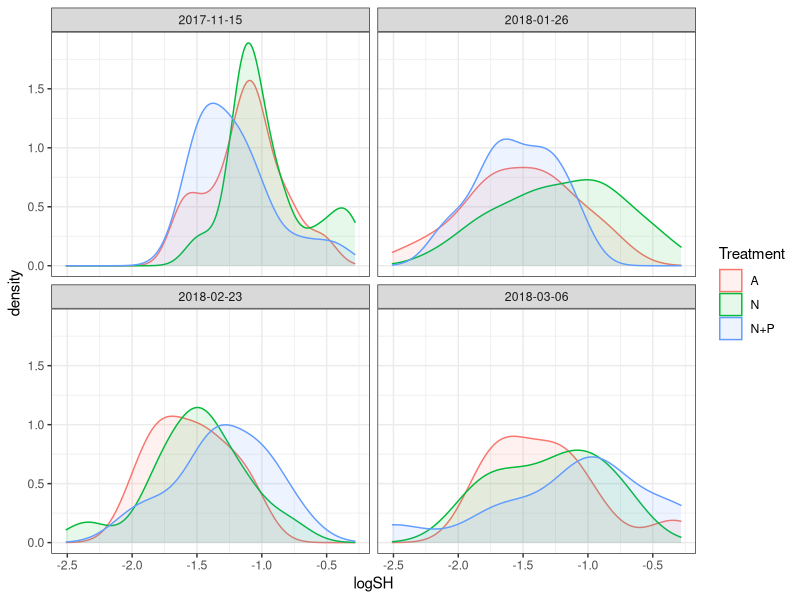
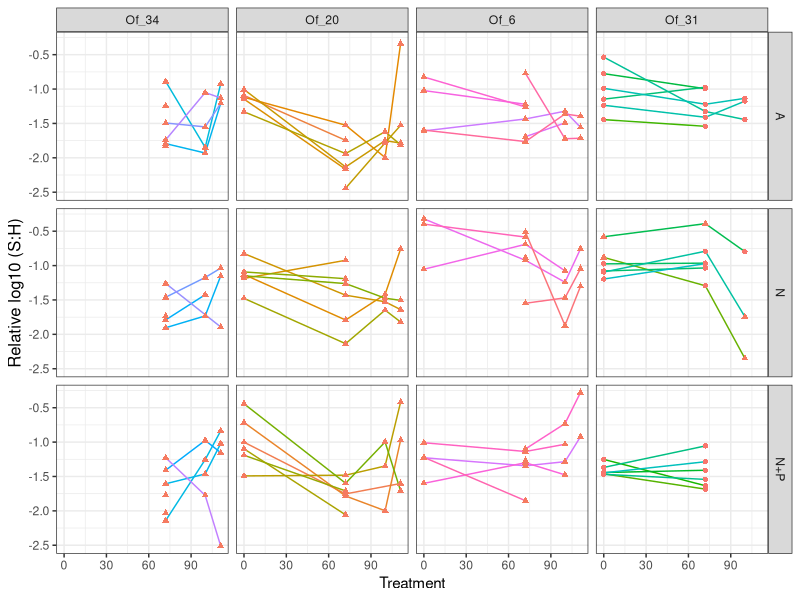
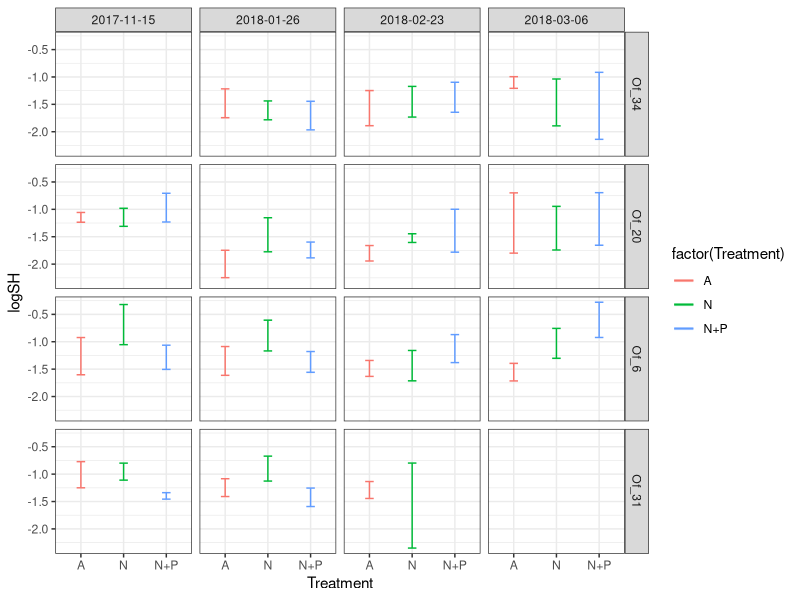
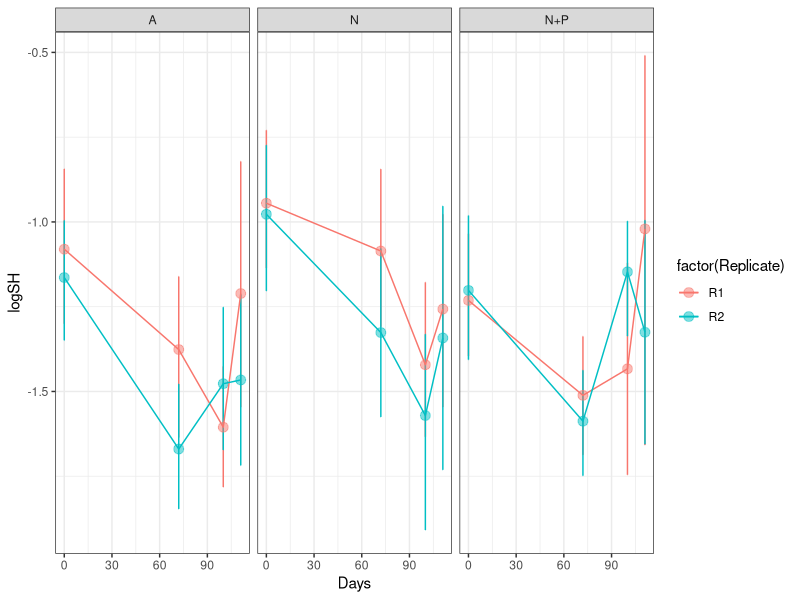
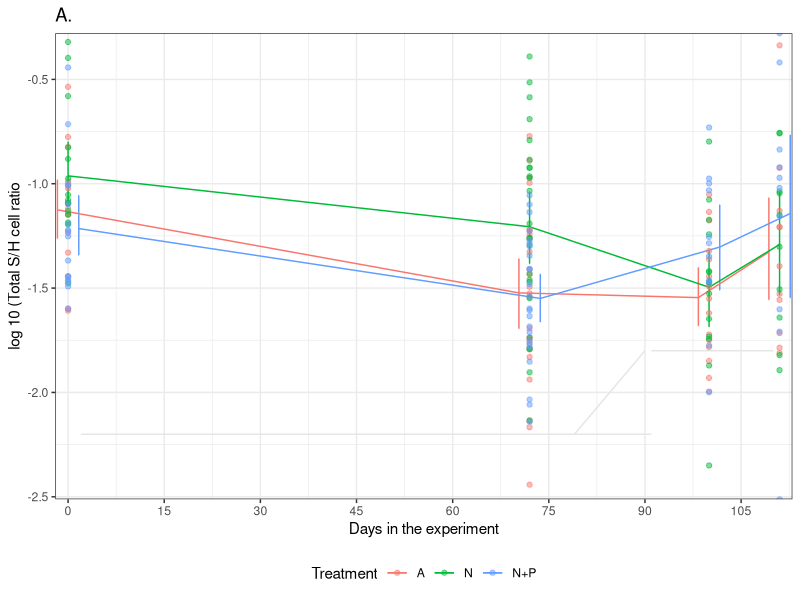
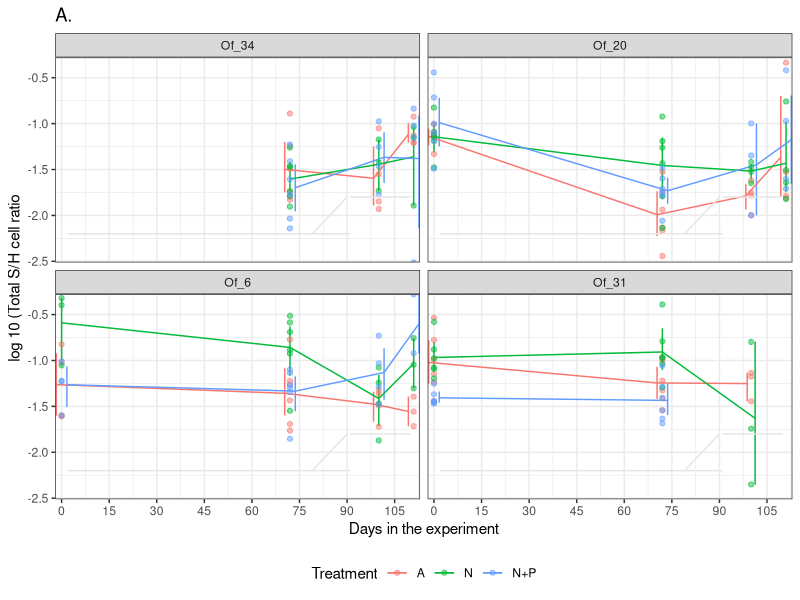
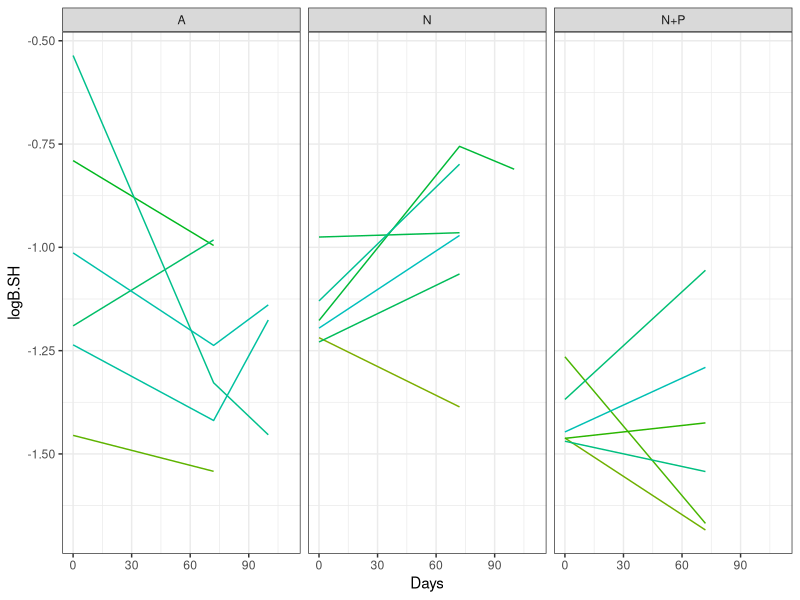
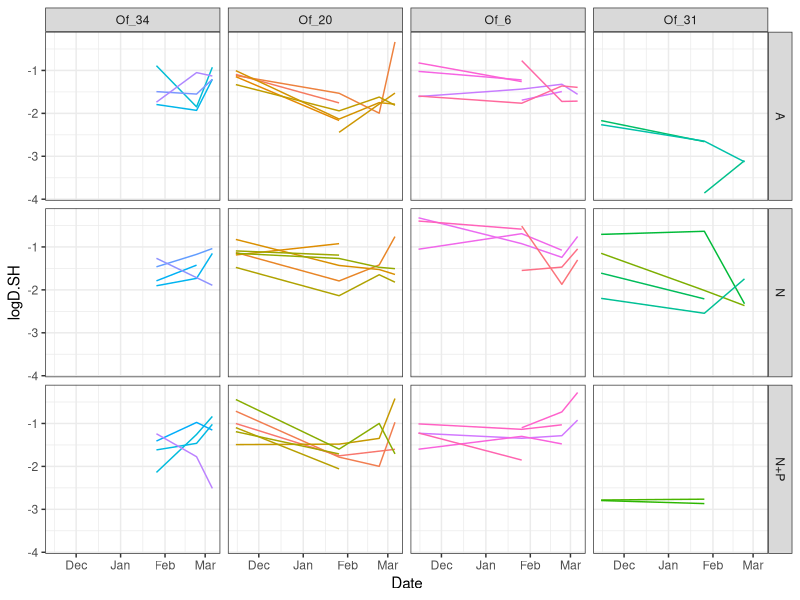

Write R code to recreate these figures, in order. (Note: this script raises an error after producing the figures.)
## ---- chunk 1
knitr::opts_chunk$set(echo = TRUE, warning=FALSE, message=FALSE)
## ---- chunk 2

# Get all libraries and sources required to run the script
        library(plyr)
        library(dplyr)
        library(reshape2)
       
        library(ggplot2)
        library(ggthemes)
        library(scales)

        library(lme4)
        library(lmerTest)
        library(emmeans)

# Default ggplot settings

    Fill.colour<-scale_colour_manual(values = c("black", "gray70", "gray35"))

    ggthe_bw<-theme(plot.background=element_blank(),
          panel.grid.major.y = element_blank(),
          panel.grid.major.x = element_blank(),
          panel.grid.minor.x = element_blank(),
          panel.grid.minor.y = element_blank(),
          legend.box.background = element_rect(),
          panel.background =element_rect(fill = NA, color = "black")
          )+
    theme_bw()

## ---- chunk 3

qPCR.variables  <- read.csv("Outputs/Ofav_SH_cell_ratio.csv", header = T)

    qPCR.blastate<-qPCR.variables[((qPCR.variables$Date=="2018-02-05") |
                                     (qPCR.variables$Date=="2018-03-08")), ]
      
    qPCR.variables <- droplevels(qPCR.variables[!rownames(qPCR.variables) %in% rownames(qPCR.blastate), ])  

qPCR.variables<-subset(qPCR.variables, Date!="2017-12-15") # One month in nutrients

# Variable types 
str(qPCR.variables)
  qPCR.variables$Genotype<-factor(qPCR.variables$Genotype, 
                                  levels=c("Of_34", "Of_20", "Of_6", "Of_31"))
  qPCR.variables$DaysF<-as.factor(qPCR.variables$Days)
  qPCR.variables$Date<-as.Date(qPCR.variables$Date)
  
  summary(qPCR.variables)
## ---- chunk 4

ggplot(qPCR.variables, aes(logSH, fill = Treatment , colour = Treatment)) +
 geom_density(alpha = 0.1) + facet_wrap(~Date) + ggthe_bw
  # 
  
## ---- chunk 5
logSHColony <- ggplot(qPCR.variables, aes(Days, logSH)) +
  geom_line(aes(colour=Fragment))+geom_point(aes(shape=factor(Community), colour=factor(Community)))+
  # geom_jitter(aes(colour=factor(Replicate))) +
      # stat_summary(fun.data = "mean_cl_boot",geom = "errorbar", width = 0.2)+
      #stat_summary(fun.y=mean, geom="point", size =3, alpha=0.5) +
      # stat_summary(fun.y=mean, geom="line", size =1, alpha=0.5) + 
      facet_grid(Treatment~Genotype) +
      ggthe_bw +theme(legend.position = "none" )

logSHColony + ylab("Relative log10 (S:H)") + xlab("Treatment") +  
      theme(axis.title.y=element_text(size=12), legend.position="none")

logSHTreatment <- ggplot(qPCR.variables, aes(Treatment, logSH, colour=factor(Treatment))) +
         #geom_jitter(aes(colour=factor(Replicate))) +
         stat_summary(fun.data = "mean_cl_boot",geom = "errorbar", width = 0.2)+
         stat_summary(fun.y=mean, geom="line", size =1, alpha=0.5) + 
         facet_grid(Genotype~Date) +
         theme_bw() 
logSHTreatment

logSH_Replicate<- ggplot(qPCR.variables, aes (Days, logSH, 
                                             colour=factor(Replicate))) +
  stat_summary(fun.data = "mean_cl_boot",geom = "errorbar", width = 0.2 )+
  stat_summary(fun.y=mean, geom="point", size =3, alpha=0.5) +
  stat_summary(fun.y=mean, geom="line") + facet_grid (~Treatment) + ggthe_bw
logSH_Replicate 

logSHTreatment <- ggplot (qPCR.variables, aes(Days, logSH, colour=Treatment)) + 
  ggtitle("A.")+
  ggthe_bw +  theme(legend.position="bottom") +
  
  stat_summary(fun.data = "mean_cl_boot",geom = "errorbar", 
                    position = position_dodge(width = 5), width = 0.2 )+
  #stat_summary(fun.y=mean, geom="point", size =3, alpha=0.5, 
       #            position = position_dodge(width = 1)) +
  stat_summary(fun.y=mean, geom="line", position = position_dodge(width = 5)) + 

  scale_y_continuous(breaks = seq(-2.5, 0, 0.5),
                    expand = c(0,0),
                  name=("log 10 (Total S/H cell ratio")) +
  scale_x_continuous(name="Days in the experiment",
                         limits = c(-2,113),
                         breaks = seq(0, 110, 15),  
                         expand = c(0, 0)) +  
  geom_point(alpha=0.5) +
  
      annotate("segment", x = 2, xend = 91, y = -2.2, yend = -2.2,
                colour = "gray90")+
      annotate("segment", x = 79, xend = 90, y = -2.2, yend = -1.8,
                colour = "gray90")+
      annotate("segment", x = 91, xend = 110, y = -1.8, yend = -1.8,
                colour = "gray90")
    
logSHTreatment
logSHTreatment +facet_wrap (~Genotype)

## ---- chunk 6
logB_Treatment <- ggplot(subset(qPCR.variables, Genotype=Of_31),
                         aes(Days, logB.SH, colour=factor(Fragment))) +
     geom_line()+ 
     #geom_jitter(aes(colour=factor(Replicate))) +
         #stat_summary(fun.data = "mean_cl_boot",geom = "errorbar", width = 0.2)+
         #stat_summary(fun.y=mean, geom="line", size =1, alpha=0.5) + 
         ggthe_bw +  theme(legend.position = "none" )
logB_Treatment + facet_grid(~Treatment)

## ---- chunk 7
logD <- ggplot(qPCR.variables, aes(Date, logD.SH, colour=factor(Fragment))) +
     geom_line()    +
     #geom_jitter(aes(colour=factor(Replicate))) +
         #stat_summary(fun.data = "mean_cl_boot",geom = "errorbar", width = 0.2)+
         #stat_summary(fun.y=mean, geom="line", size =1, alpha=0.5) + 
         facet_grid(Treatment~Genotype) + ggthe_bw +
        theme(legend.position = "none")  
logD
   
  
logD_Treatment <- ggplot(qPCR.variables, aes(Treatment, logD.SH, colour=factor(Treatment))) +
         #geom_jitter(aes(colour=factor(Replicate))) +
         stat_summary(fun.data = "mean_cl_boot",geom = "errorbar", width = 0.2)+
         stat_summary(fun.y=mean, geom="line", size =1, alpha=0.5) + 
         facet_grid(Genotype~Date) +
         ggthe_bw 
logD_Treatment

## ---- chunk 8

SHTreatment <- ggplot(qPCR.variables, aes(Date, logSH, colour=factor(Treatment))) +
         #geom_jitter(aes(colour=factor(Replicate))) +
         stat_summary(fun.data = "mean_cl_boot",geom = "errorbar", width = 0.2)+
         stat_summary(fun.y=mean, geom="line", size =1, alpha=0.5) + 
         facet_grid(Genotype~Community) + 
         ggthe_bw + theme(legend.position="bottom")
SHTreatment


BHTreatment <- ggplot(subset(qPCR.variables, Genotype=Of_31), 
                      aes(Days, logB.SH, colour=factor(Treatment))) +
          ggthe_bw +
         #geom_jitter(aes(colour=factor(Replicate))) +
         stat_summary(fun.data = "mean_cl_boot",geom = "errorbar",
                      position=position_dodge(width = 1), width = 0.2)+
         stat_summary(fun.y=mean, geom="line", size =1, alpha=0.5) + 
         facet_grid(~Community)
BHTreatment


CHTreatment <- ggplot(qPCR.variables, aes(Days, logC.SH, colour=factor(Treatment))) +
         ggthe_bw +  theme(legend.position="bottom") +
         #geom_jitter(aes(colour=factor(Replicate))) +
         stat_summary(fun.data = "mean_cl_boot",geom = "errorbar", width = 0.2)+
         stat_summary(fun.y=mean, geom="line", size =1, alpha=0.5) + 
         facet_grid(Genotype~.)
CHTreatment


DHTreatment <- ggplot(qPCR.variables, aes(Days, logD.SH, colour=factor(Treatment))) +
        ggthe_bw +  theme(legend.position="bottom") +  
         #geom_jitter(aes(colour=factor(Replicate))) +
         stat_summary(fun.data = "mean_cl_boot",
                      position=position_dodge(width = 1), width = 0.2)+
         stat_summary(fun.y=mean, geom="line", size =1, alpha=0.5) + 
         facet_grid(Community~Genotype)
DHTreatment
## ---- chunk 9
D.PTreatment <- ggplot(qPCR.variables, aes(Days, D.Prp, colour=Fragment)) +
        ggthe_bw +  theme(legend.position="none") +  
        #geom_jitter(aes(colour=factor(Replicate))) +
        geom_line() + facet_grid (Treatment~Genotype) +
  
      annotate("segment", x = 2, xend = 91, y = 0, yend = 0,
                colour = "gray90")+
      #annotate("text", x = 45, y = 0.2, label = "Nutrients", size=3)+
    
      annotate("segment", x = 79, xend = 90, y = 0, yend = 0.3,
                colour = "gray90")+
    
      annotate("segment", x = 91, xend = 110, y = 0.3, yend = 0.3,
                colour = "gray90")+
      #annotate("text", x = 99, y = 0.3, label = "Heat", size=3)+

      scale_y_continuous(breaks = seq(0, 1, 0.3),
                     name=("Durusdinium proportion (D/H)/(S/H)")) +
      scale_x_continuous(name="Days in the experiment",
                           limits = c(-2,113),
                         breaks = seq(0, 110, 45),  
                         expand = c(0, 0))
D.PTreatment
#ggsave(file="Outputs/D.P_Treatment_Genotype.svg", plot=D.PTreatment, width=4.0, height=4)

## ---- chunk 10
qPCR.variables_2<-subset(qPCR.variables, Days<110)
qPCR.variables_2<-subset(qPCR.variables_2, Genotype!="Of_34")

SH.0<-subset(qPCR.variables_2, Days<2)
SH.C<-subset(qPCR.variables_2, Days<77)
  SH.C<-subset(SH.C, Days>2)
SH.H<-subset(qPCR.variables_2, Days>76)

#qPCR.variables<-subset(qPCR.variables, Sample!="20-30_2018-01-26")
#qPCR.variables_2<-subset(qPCR.variables_2, Sample!="31-25_2018-01-26")
#qPCR.variables_2<-subset(qPCR.variables_2, Sample!="6-81_2017-11-15")
#qPCR.variables_2<-subset(qPCR.variables_2, Sample!="20-50_2017-11-15")

## ---- chunk 11

logSHTreatment <- ggplot (qPCR.variables_2, aes(Days, logSH, colour=Treatment, shape=Treatment)) + 
  ggtitle("A.")+ Fill.colour +
  ggthe_bw +  theme(legend.position="bottom") +
  
  stat_summary(fun.data = "mean_cl_boot",geom = "errorbar", 
                    position = position_dodge(width = 5), width = 0.2 )+
  stat_summary(fun.y=mean, geom="point", size =3, alpha=0.5, 
                  position = position_dodge(width = 5)) +
  stat_summary(fun.y=mean, geom="line", position = position_dodge(width = 5)) + 

  scale_y_continuous(breaks = seq(-2.5, 0, 0.5),
                    expand = c(0,0),
                  name=("log 10 (Total S/H cell ratio")) +
  scale_x_continuous(name="Days in the experiment",
                         limits = c(-2,113),
                         breaks = seq(0, 110, 15),  
                         expand = c(0, 0)) +  
  #geom_point(alpha=0.5) +
  
      annotate("segment", x = 2, xend = 91, y = -2.2, yend = -2.2,
                colour = "gray90")+
      annotate("segment", x = 79, xend = 90, y = -2.2, yend = -1.8,
                colour = "gray90")+
      annotate("segment", x = 91, xend = 110, y = -1.8, yend = -1.8,
                colour = "gray90")
    
logSHTreatment
logSHTreatment +facet_wrap (~Genotype)
  
  #ggsave(file="5.3A_AH.svg", plot=logSHTreatment, width=3.0, height=6)
  #ggsave(file="5.3A_AH_NoGenotype.svg", plot=logSHTreatment, width=3.0, height=3)

## ---- chunk 12
LME_BaseLine<-lmer(logSH ~ Treatment + Genotype + (1|Replicate), 
                     data=SH.0)
   #step(LME_BaseLine)
   anova(LME_BaseLine)
   ranova(LME_BaseLine)

## ---- chunk 13

LME_Ofav.C<-lmer(logSH ~ Treatment + (1|Replicate) + (1|Genotype), 
                     data=SH.C)
     step (LME_Ofav.C) #  Remove replicate
     

LME_Ofav.C1<-lmer(logSH ~ Treatment + (1|Genotype), 
                     data=SH.C)
     step (LME_Ofav.C1)
     anova (LME_Ofav.C1)

## ---- chunk 14

# Multicomp
Ofav.SH.C.emm<-emmeans(LME_Ofav.C1, ~Treatment)
      #contrast(Ofav.SH.C.emm, "tukey")
    Ofav.SH.C_groups<-cld(Ofav.SH.C.emm, by=NULL) # compact-letter display
    Ofav.SH.C_groups
    
# Effect plot
  plot(emmeans(LME_Ofav.C1, ~Treatment), comparisons = TRUE) +
      coord_flip(xlim = NULL, ylim = NULL, expand = TRUE) + theme_bw()
## ---- chunk 15
logSHTreatmentC <- ggplot (SH.C, aes(Treatment, logSH, colour=Treatment, shape=Treatment)) + 
  ggtitle("A.")+ Fill.colour +
  ggthe_bw +  theme(legend.position="bottom") +
  
  stat_summary(fun.data = "mean_cl_boot",geom = "errorbar", 
                    position = position_dodge(width = 5), width = 0.2 )+
  stat_summary(fun.y=mean, geom="point", size =3, alpha=0.5, 
                  position = position_dodge(width = 1)) +
  
  scale_y_continuous(breaks = seq(-2.5, 0, 0.5),
                    expand = c(0.1,0.1),
                  name=("log 10 (Total S/H cell ratio"))
    
logSHTreatmentC
logSHTreatmentC +facet_wrap (~Genotype)
## ---- chunk 16
LME_Ofav.H<-lmer(logSH ~ Treatment +
                   (1|Replicate) + (1|Genotype), 
                     data=SH.H)
     #step (LME_Ofav.H)
     anova(LME_Ofav.H)
     ranova(LME_Ofav.H)
## ---- chunk 17
LM_Ofav.qpCR<-lmer (logSH ~ Treatment * DaysF +
                  (1|Replicate) + (1|Genotype/Fragment),
                  data= qPCR.variables_2)
    step(LM_Ofav.qpCR)


LM_Ofav.qpCR<-lmer(logSH ~ Treatment * DaysF + (1| Genotype),
                       data= qPCR.variables_2)
      step(LM_Ofav.qpCR)
      summary(LM_Ofav.qpCR)
      anova(LM_Ofav.qpCR)
## ---- chunk 18
# Multicomp    
    Ofav.YII.emm<-emmeans(LM_Ofav.qpCR, ~Treatment * DaysF)
        #contrast(Ofav.YII.emm, "tukey")
        # Effect plot options
  
# Plots
emmip(LM_Ofav.qpCR, ~DaysF|Treatment, CIs = TRUE, aes(Genotype=factor(Treatment))) + theme_bw() # interaction plot of predictions

plot(emmeans(LM_Ofav.qpCR, ~Treatment|DaysF), comparisons = TRUE) +
      coord_flip(xlim = NULL, ylim = NULL, expand = TRUE) + facet_wrap(~DaysF) +
      theme_bw()

# CLD    
    Ofav_EMM_SH<-cld(Ofav.YII.emm, by=NULL) # compact-letter display
     Ofav_EMM_SH<-Ofav_EMM_SH[order(Ofav_EMM_SH$Day, Ofav_EMM_SH$Treatment), ]
     Ofav_EMM_SH
  #write.csv(Ofav_EMM_SH, "Outputs/Multicomp_Ofav_SH.csv")  
    
